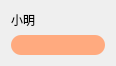
<?xml version="1.0" encoding="UTF-8"?>
<ui version="4.0">
 <class>MyListItemClass</class>
 <widget class="QWidget" name="MyListItemClass">
  <property name="geometry">
   <rect>
    <x>0</x>
    <y>0</y>
    <width>116</width>
    <height>64</height>
   </rect>
  </property>
  <property name="sizePolicy">
   <sizepolicy hsizetype="Preferred" vsizetype="Preferred">
    <horstretch>0</horstretch>
    <verstretch>0</verstretch>
   </sizepolicy>
  </property>
  <property name="windowTitle">
   <string>MyListItem</string>
  </property>
  <layout class="QGridLayout" name="gridLayout">
   <item row="1" column="2">
    <spacer name="horizontalSpacer">
     <property name="orientation">
      <enum>Qt::Horizontal</enum>
     </property>
     <property name="sizeHint" stdset="0">
      <size>
       <width>40</width>
       <height>20</height>
      </size>
     </property>
    </spacer>
   </item>
   <item row="0" column="0">
    <widget class="QLabel" name="label">
     <property name="sizePolicy">
      <sizepolicy hsizetype="Preferred" vsizetype="Fixed">
       <horstretch>0</horstretch>
       <verstretch>0</verstretch>
      </sizepolicy>
     </property>
     <property name="text">
      <string>小明</string>
     </property>
     <property name="alignment">
      <set>Qt::AlignLeading|Qt::AlignLeft|Qt::AlignVCenter</set>
     </property>
    </widget>
   </item>
   <item row="1" column="0">
    <widget class="QTextBrowser" name="textBrowser">
     <property name="sizePolicy">
      <sizepolicy hsizetype="Maximum" vsizetype="Ignored">
       <horstretch>0</horstretch>
       <verstretch>0</verstretch>
      </sizepolicy>
     </property>
     <property name="maximumSize">
      <size>
       <width>240</width>
       <height>16777215</height>
      </size>
     </property>
     <property name="focusPolicy">
      <enum>Qt::StrongFocus</enum>
     </property>
     <property name="styleSheet">
      <string notr="true">border-radius:10px;
background-color: rgb(255, 170, 127);
border-style:solid;</string>
     </property>
     <property name="verticalScrollBarPolicy">
      <enum>Qt::ScrollBarAlwaysOff</enum>
     </property>
     <property name="horizontalScrollBarPolicy">
      <enum>Qt::ScrollBarAlwaysOff</enum>
     </property>
     <property name="sizeAdjustPolicy">
      <enum>QAbstractScrollArea::AdjustIgnored</enum>
     </property>
    </widget>
   </item>
  </layout>
 </widget>
 <layoutdefault spacing="6" margin="11"/>
 <resources/>
 <connections/>
</ui>
